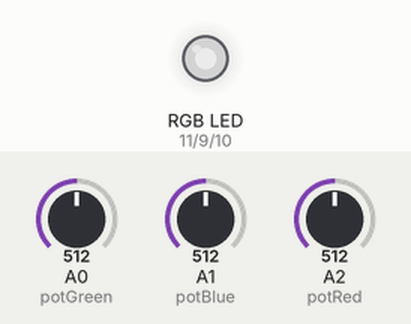
A sketch run on a simulated Arduino Uno, built with avr-gcc and run on an emulated ATmega328P. Shown: an RGB LED mixed from three pins (HIGH = lit). Inputs (shaded band) come from the test bench; at power-on: A0 (potGreen) = 512, A1 (potBlue) = 512, A2 (potRed) = 512. Dim RGB values are drawn brighter than linear.

Above: at 1.2 s.
1.3 s: A0 (potGreen) set to 716
At 2.5 s:
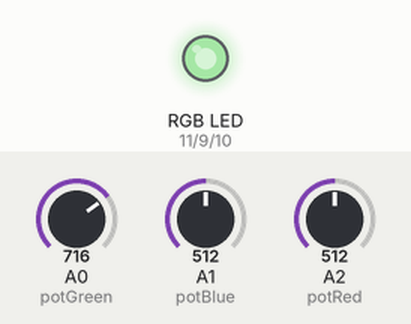
2.8 s: A1 (potBlue) set to 716
At 3.9 s:
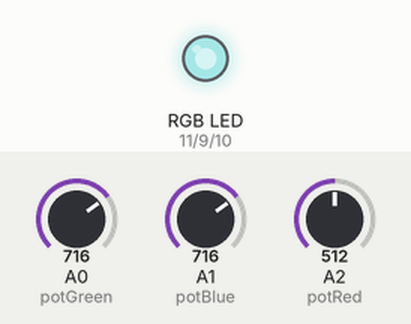
4.3 s: A2 (potRed) set to 716
At 5.1 s:
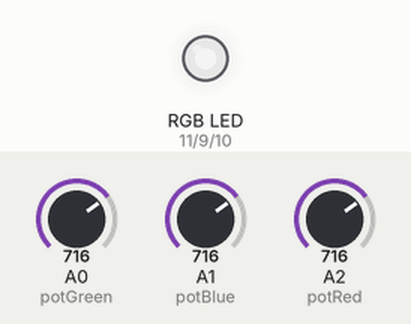
5.8 s: A0 (potGreen) set to 900
At 6.4 s:
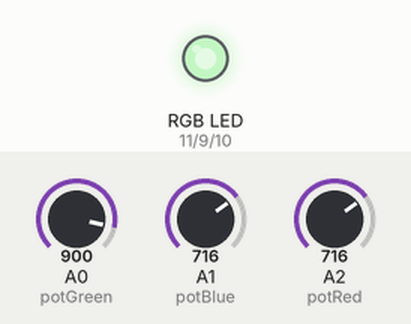
7.3 s: A1 (potBlue) set to 900
At 8.4 s:
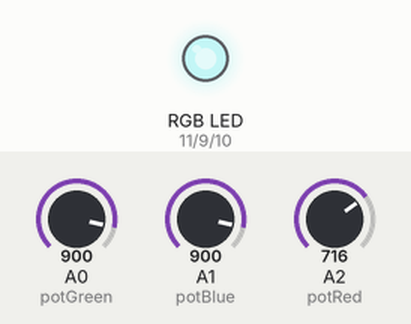
8.8 s: A2 (potRed) set to 900
At 9.6 s:
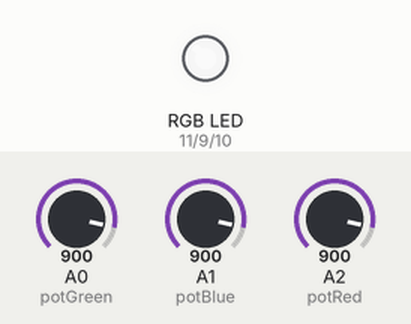
Timing chart, 0 to 11.3 s (numbered marks = the images above; inputs shaded):
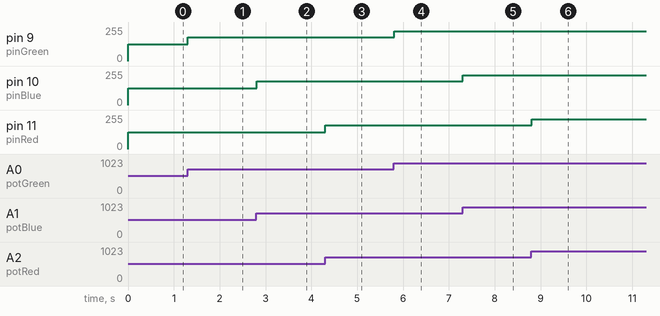

The sketch:

RGB2_Code.ino
```cpp
#define pinRed 11
#define pinGreen 9
#define pinBlue 10
#define potRed A2
#define potBlue A1
#define potGreen A0


int potValR = 0;
int potValG = 0;
int potValB = 0;

void setup()
{
  pinMode(potRed, INPUT);
  pinMode(potGreen, INPUT);
  pinMode(potBlue, INPUT);
  pinMode(pinRed, OUTPUT);
  pinMode(pinGreen, OUTPUT);
  pinMode(pinBlue, OUTPUT);
}

void loop()
{
  potValR = map(analogRead(potRed), 0, 1023, 0, 255);
  potValG = map(analogRead(potGreen), 0, 1023, 0, 255);
  potValB = map(analogRead(potBlue), 0, 1023, 0, 255);

  color(potValR, potValG, potValB);
  delay(10);
}


// Función para generar colores
void color(int red, int green, int blue){
  analogWrite(pinRed, red);
  analogWrite(pinGreen, green);
  analogWrite(pinBlue, blue);
}
```

Measured:
- after the input at 1.3 s, pin 9 (pinGreen): 127/255 → 178/255 at once
- after the input at 2.8 s, pin 10 (pinBlue): 127/255 → 178/255 at once
- after the input at 4.3 s, pin 11 (pinRed): 127/255 → 178/255 at once
- after the input at 5.8 s, pin 9 (pinGreen): 178/255 → 224/255 at once
- after the input at 7.3 s, pin 10 (pinBlue): 178/255 → 224/255 at once
- after the input at 8.8 s, pin 11 (pinRed): 178/255 → 224/255 at once
